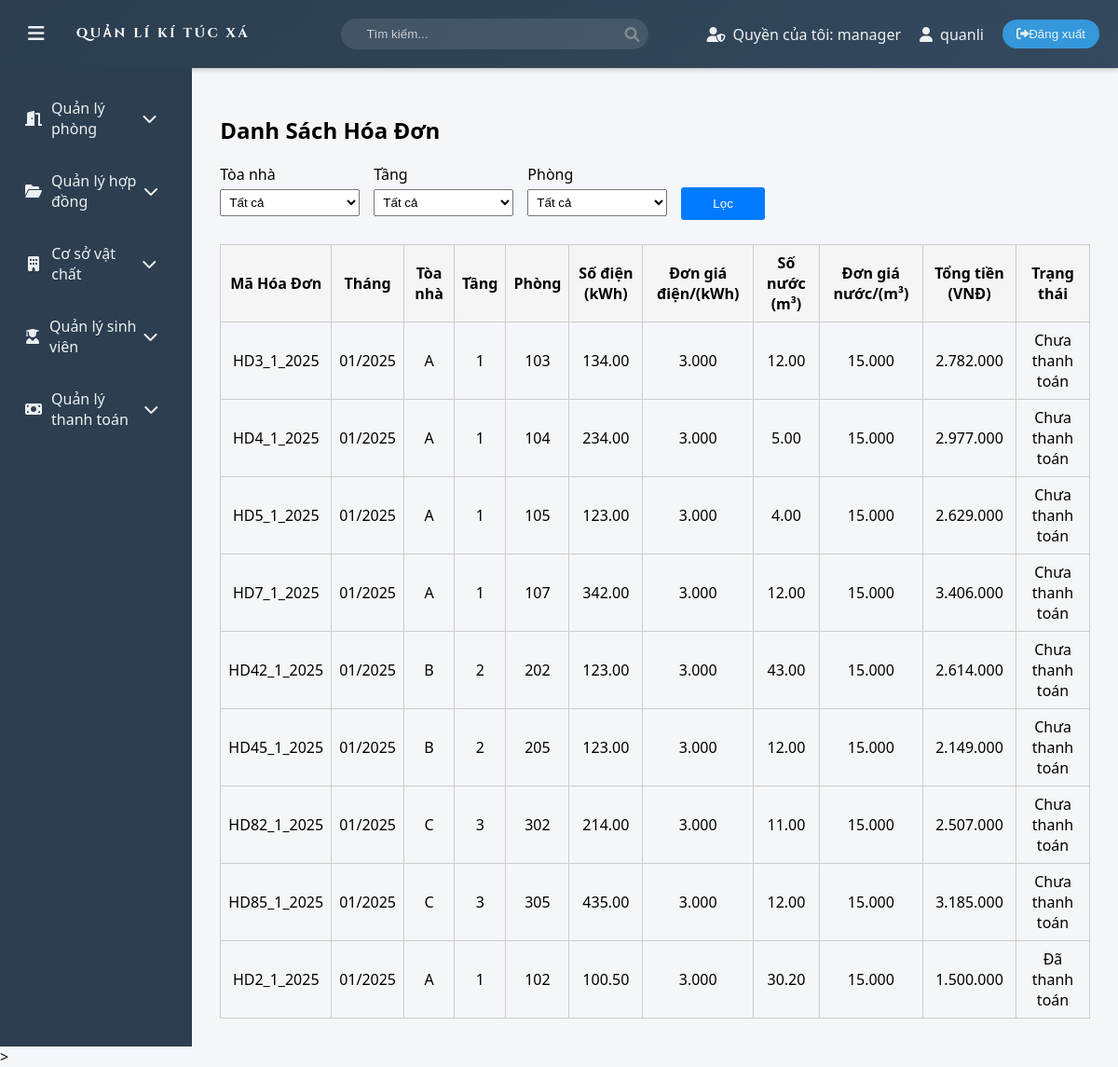
Page /php/admin/all_payments.php (signed in) on the earlier database version.
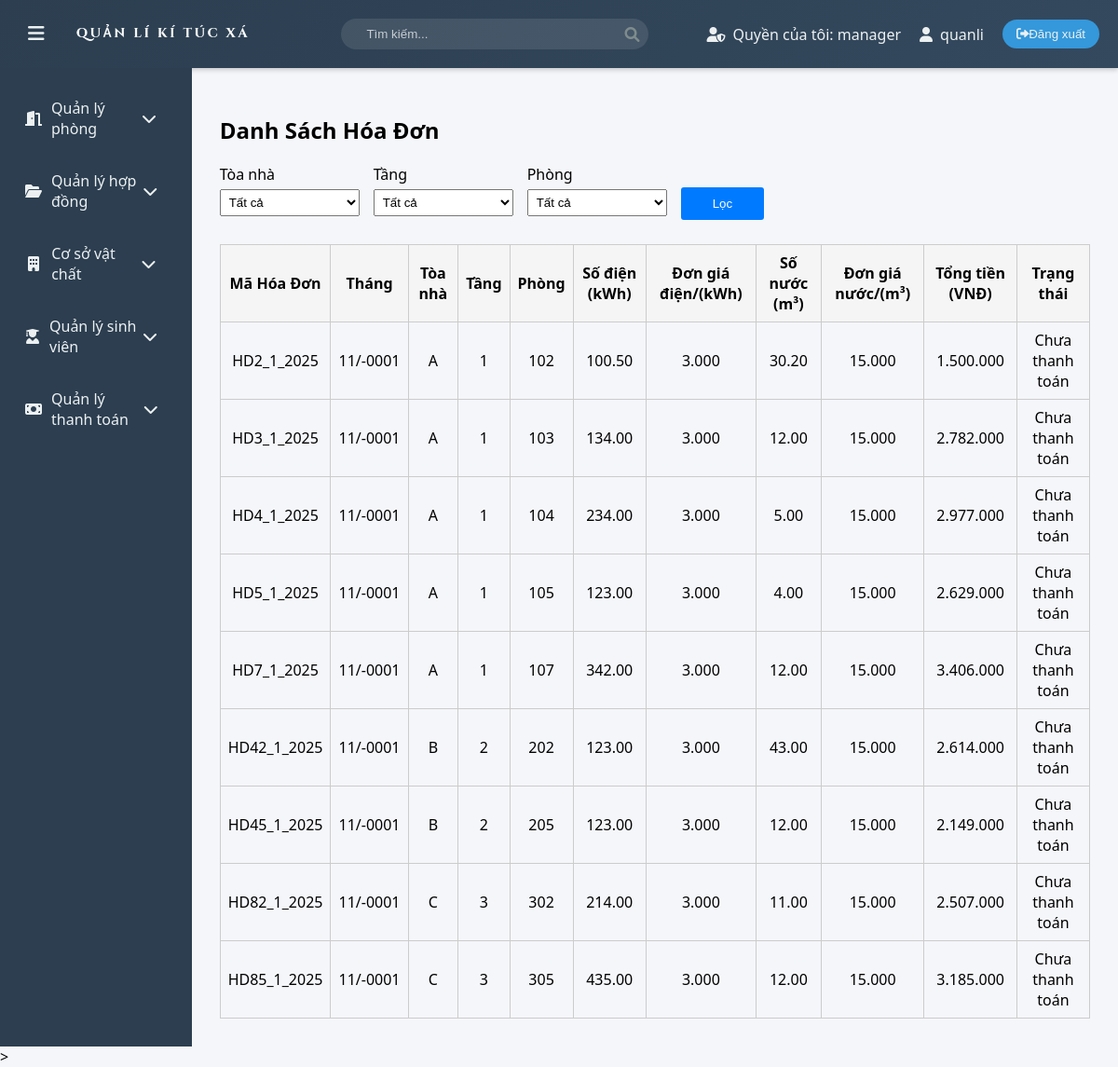
Same page on the later database version.
### tables this page shows
CREATE TABLE Payments (
    payment_id INT AUTO_INCREMENT PRIMARY KEY,
    payment_code VARCHAR(50) UNIQUE NOT NULL,
    room_id INT,
    electricity_usage DECIMAL(10,2) DEFAULT 0.00,
    water_usage DECIMAL(10,2) DEFAULT 0.00,
    total_amount DECIMAL(10,2) NOT NULL,
    payment_status ENUM('unpaid', 'paid') DEFAULT 'unpaid',
    payment_date TIMESTAMP NULL DEFAULT NULL,
    created_at TIMESTAMP DEFAULT CURRENT_TIMESTAMP,
    FOREIGN KEY (room_id) REFERENCES Rooms(room_id) ON DELETE CASCADE
);

CREATE TABLE Rooms (
    room_id INT AUTO_INCREMENT PRIMARY KEY,
    room_code VARCHAR(50) UNIQUE NOT NULL,
    building VARCHAR(1) NOT NULL,
    floor INT NOT NULL,
    room_number VARCHAR(10) NOT NULL,
    capacity ENUM('2', '4', '8') NOT NULL,
    status ENUM('available', 'occupied', 'maintenance') DEFAULT 'available',
    price DECIMAL(10,2) NOT NULL
);

### php/admin/all_payments.php (the view, shortened to what this page needs)
<?php
include '../config/db_connect.php';
$electricity_rate = 3000;
$water_rate = 15000;
$sql_payments = "
    SELECT p.*, r.building, r.floor, r.room_number
    FROM Payments p
    INNER JOIN Rooms r ON p.room_id = r.room_id
    WHERE 1=1
";
$sql_payments .= " ORDER BY p.payment_date DESC";
$stmt_payments = $conn->prepare($sql_payments);
$stmt_payments->execute();
$result_payments = $stmt_payments->get_result();
?>
<!DOCTYPE html>
<html lang="vi">
<head>
    <link rel="stylesheet" href="../../assets/css/main.css">
    <link rel="stylesheet" href="../../assets/css/payments.css">
    <link rel="stylesheet" href="https://cdnjs.cloudflare.com/ajax/libs/font-awesome/6.0.0/css/all.min.css">
</head>
<body>
    <?php include 'layout/header.php'; ?>
    <div class="container">
        <?php include 'layout/menu.php'; ?>
        <main class="content">
            <div class="payments-all-container">
                <h2>Danh Sách Hóa Đơn</h2>
                <form method="GET" class="filter-form">
                    <div class="form-group">
                        <label for="building">Tòa nhà</label>
                        <select name="building" id="building">
                            <option value="">Tất cả</option>
                        </select>
                    </div>
                    <div class="form-group">
                        <label for="floor">Tầng</label>
                        <select name="floor" id="floor">
                            <option value="">Tất cả</option>
                        </select>
                    </div>
                    <div class="form-group">
                        <label for="room_id">Phòng</label>
                        <select name="room_id" id="room_id">
                            <option value="">Tất cả</option>
                        </select>
                    </div>
                    <button type="submit" class="filter-btn">Lọc</button>
                </form>
                <table>
                    <thead>
                        <tr>
                            <th>Mã Hóa Đơn</th>
                            <th>Tháng</th>
                            <th>Tòa nhà</th>
                            <th>Tầng</th>
                            <th>Phòng</th>
                            <th>Số điện (kWh)</th>
                            <th>Đơn giá điện/(kWh)</th>
                            <th>Số nước (m³)</th>
                            <th>Đơn giá nước/(m³)</th>
                            <th>Tổng tiền (VNĐ)</th>
                            <th>Trạng thái</th>
                        </tr>
                    </thead>
                    <tbody>
                        <?php while ($payment = $result_payments->fetch_assoc()): ?>
                            <tr>
                                <td><?php echo htmlspecialchars($payment['payment_code']); ?></td>
                                <td><?php echo date('m/Y', strtotime($payment['payment_date'])); ?></td>
                                <td><?php echo htmlspecialchars($payment['building']); ?></td>
                                <td><?php echo htmlspecialchars($payment['floor']); ?></td>
                                <td><?php echo htmlspecialchars($payment['room_number']); ?></td>
                                <td><?php echo htmlspecialchars($payment['electricity_usage']); ?></td>
                                <td><?php echo number_format($electricity_rate, 0, ',', '.');?></td>
                                <td><?php echo htmlspecialchars($payment['water_usage']); ?></td>
                                <td><?php echo number_format($water_rate, 0, ',', '.'); ?></td>
                                <td><?php echo number_format($payment['total_amount'], 0, ',', '.'); ?></td>
                                <td><?php echo htmlspecialchars($payment['payment_status'] == 'paid' ? 'Đã thanh toán' : 'Chưa thanh toán'); ?></td>
                            </tr>
                        <?php endwhile; ?>
                    </tbody>
                </table>
            </div>
        </main>
    </div>
    <script src="../../assets/js/search.js"></script>>
</body>
</html>

### php/admin/layout/header.php (shortened to what this page needs)
<?php
$username = $_SESSION['username'];
$role = $_SESSION['role'];
?>
<header>
    <div class="header-container">
        <div class="left-section">
            <button id="menu-toggle">
                <i class="fas fa-bars"></i>
            </button>
            <div class="logo_header">
                <div class="img"><img src="../../assets/img/header.png" alt=""></div>
            </div>
        </div>
        <div class="search-box">
            <i class="fas fa-search"></i>
            <input type="text" id="menu-search" placeholder="Tìm kiếm...">
        </div>
        <div class="right-section">
            <div class="user-info">
                <div class="role">
                    <i class="fas fa-user-shield"></i>
                    <span>Quyền của tôi: <?php echo htmlspecialchars($role); ?></span>
                </div>
                <div class="username">
                    <i class="fas fa-user"></i>
                    <span id="username"><?php echo htmlspecialchars($username); ?></span>
                </div>
                <form method="POST" style="display:inline;">
                    <button type="submit" name="logout" id="logout">
                        <i class="fas fa-sign-out-alt"></i>
                        Đăng xuất
                    </button>
                </form>
            </div>
        </div>
    </div>
</header>

### php/admin/layout/menu.php (shortened to what this page needs)
<nav class="sidebar">
    <div class="menu-items">
        <?php if ($role == 'manager' || $role == 'admin' || $role == 'student_manager' || $role == 'accountant'): ?>
            <div class="menu-item">
                <div class="menu-title">
                    <i class="fas fa-door-open"></i>
                    <span>Quản lý phòng</span>
                    <i class="fas fa-chevron-down"></i>
                </div>
            </div>
        <?php endif; ?>
        <?php if ($role == 'manager' || $role == 'admin' || $role == 'student_manager' || $role == 'accountant'): ?>
            <div class="menu-item">
                <div class="menu-title">
                    <i class="fas fa-folder-open"></i>
                    <span>Quản lý hợp đồng</span>
                    <i class="fas fa-chevron-down"></i>
                </div>
            </div>
        <?php endif; ?>
        <?php if ($role == 'manager' || $role == 'admin' || $role == 'student_manager' || $role == 'accountant'): ?>
            <div class="menu-item">
                <div class="menu-title">
                    <i class="fas fa-building"></i>
                    <span>Cơ sở vật chất</span>
                    <i class="fas fa-chevron-down"></i>
                </div>
            </div>
        <?php endif; ?>
        <?php if ($role == 'student_manager' || $role == 'admin' || $role == 'manager' || $role == 'accountant'): ?>
            <div class="menu-item">
                <div class="menu-title">
                    <i class="fas fa-user-graduate"></i>
                    <span>Quản lý sinh viên</span>
                    <i class="fas fa-chevron-down"></i>
                </div>
            </div>
        <?php endif; ?>
        <?php if ($role == 'accountant' || $role == 'admin' || $role == 'manager' || $role == 'student_manager'): ?>
            <div class="menu-item">
                <div class="menu-title">
                    <i class="fas fa-money-bill"></i>
                    <span>Quản lý thanh toán</span>
                    <i class="fas fa-chevron-down"></i>
                </div>
            </div>
        <?php endif; ?>
    </div>
</nav>

### assets/css/main.css (style rules this page uses)
:root { --primary-color: #2c3e50; --secondary-color: #34495e; --accent-color: #3498db; --text-color: #ecf0f1; --hover-color: #2980b9; --transition-speed: 0.3s; }
body { font-family: 'Segoe UI', Tahoma, Geneva, Verdana, sans-serif; margin: 0; padding: 0; background-color: #f5f6fa; }
header { background: linear-gradient(135deg, var(--primary-color), var(--secondary-color)); color: var(--text-color); padding: 15px 0; box-shadow: 0 2px 5px rgba(0,0,0,0.2); }
.header-container { display: flex; justify-content: space-between; align-items: center; padding: 0 20px; }
.left-section { display: flex; align-items: center; gap: 20px; }
#menu-toggle { background: none; border: none; color: var(--text-color); font-size: 20px; cursor: pointer; padding: 10px; transition: var(--transition-speed); }
.search-box { display: flex; align-items: center; background-color: rgba(255, 255, 255, 0.1); padding: 8px 15px; border-radius: 20px; }
.search-box input { background: none; border: none; color: var(--text-color); margin-left: 10px; width: 200px; outline: none; }
.search-box input::placeholder { color: rgba(255, 255, 255, 0.7); }
.search-box { position: relative; width: 300px; }
.search-box .fa-search { position: absolute; right: 10px; top: 50%; transform: translateY(-50%); color: #7f8c8d; }
.right-section .user-info { display: flex; align-items: center; gap: 20px; }
.role, .username { display: flex; align-items: center; gap: 8px; }
.logo_header { display: flex; text-align: center; }
.logo_header .img { width: 192px; margin-right: 35px; }
.img img { width: 100%; }
#logout { background-color: var(--accent-color); border: none; color: var(--text-color); padding: 8px 15px; border-radius: 20px; cursor: pointer; transition: var(--transition-speed); display: flex; align-items: center; }
.container { display: flex; min-height: calc(100vh - 70px); }
.sidebar { width: 280px; background-color: var(--primary-color); color: var(--text-color); padding: 20px 0; transition: var(--transition-speed); transform: translateX(0); }
.menu-items { padding: 0 15px; }
.menu-item { margin-bottom: 10px; }
.menu-title { display: flex; align-items: center; padding: 12px; cursor: pointer; border-radius: 8px; transition: var(--transition-speed); }
.menu-title i { margin-right: 10px; width: 20px; text-align: center; }
.menu-title span { flex-grow: 1; }
.menu-title .fa-chevron-down { transition: transform var(--transition-speed); }
.content { flex-grow: 1; padding: 30px; transition: var(--transition-speed); }

### assets/css/payments.css (style rules this page uses)
.filter-form { display: flex; flex-wrap: wrap; margin-bottom: 20px; }
.filter-form .form-group { margin-right: 15px; margin-bottom: 10px; }
.filter-form label { display: block; margin-bottom: 5px; }
.filter-form select { padding: 5px; width: 150px; }
.filter-btn { padding: 10px 34px; background-color: #007bff; color: #fff; border: none; cursor: pointer; align-self: flex-end; border-radius: 3px; margin-bottom: 6px; }
.payments-all-container table { width: 100%; border-collapse: collapse; }
.payments-all-container th, .payments-all-container td { border: 1px solid #ccc; padding: 8px; text-align: center; }
.payments-all-container th { background-color: #f5f5f5; }

Differences in the rows shown:
changed payments "HD2_1_2025": payment_date "01/2025" → "11/-0001"; payment_status "Đã thanh toán" → "Chưa thanh toán"; moves up the list
changed payments "HD3_1_2025": payment_date "01/2025" → "11/-0001"
changed payments "HD4_1_2025": payment_date "01/2025" → "11/-0001"
changed payments "HD5_1_2025": payment_date "01/2025" → "11/-0001"
changed payments "HD7_1_2025": payment_date "01/2025" → "11/-0001"
changed payments "HD42_1_2025": payment_date "01/2025" → "11/-0001"
changed payments "HD45_1_2025": payment_date "01/2025" → "11/-0001"
changed payments "HD82_1_2025": payment_date "01/2025" → "11/-0001"
changed payments "HD85_1_2025": payment_date "01/2025" → "11/-0001"
